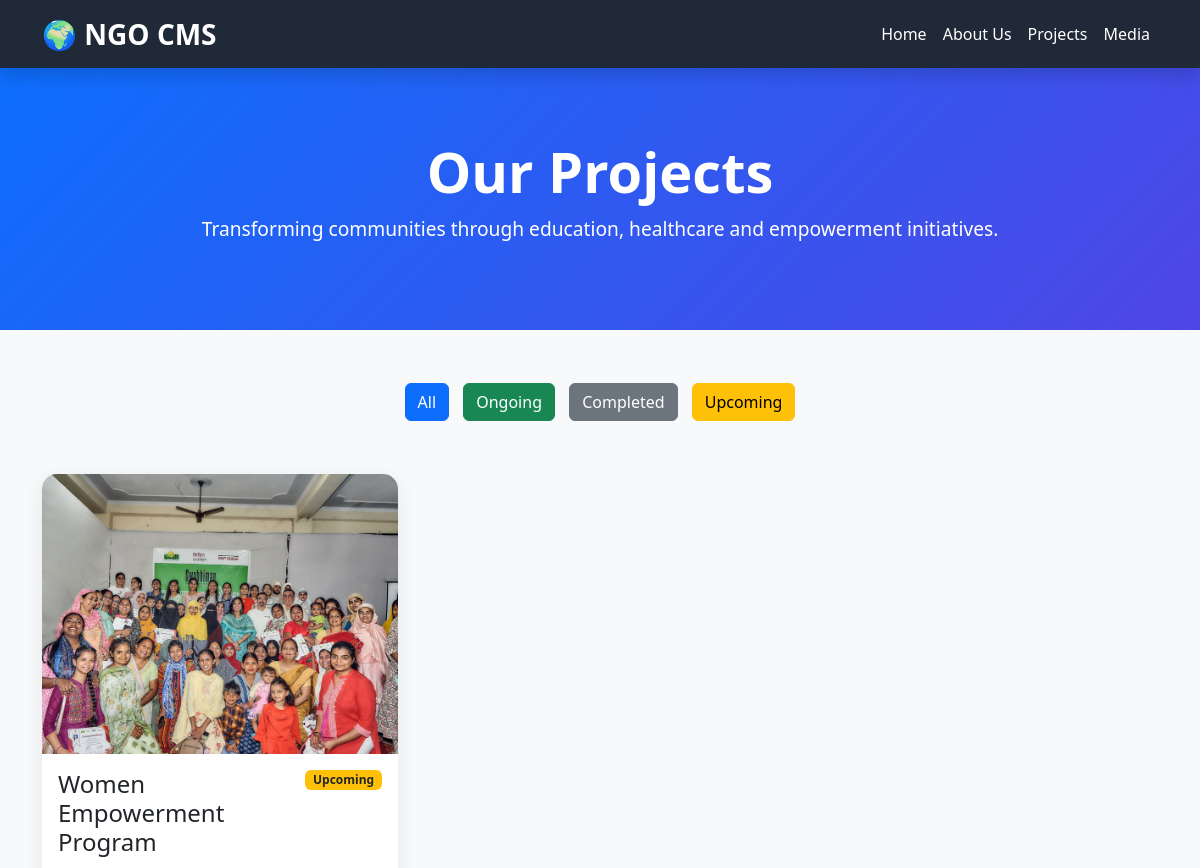
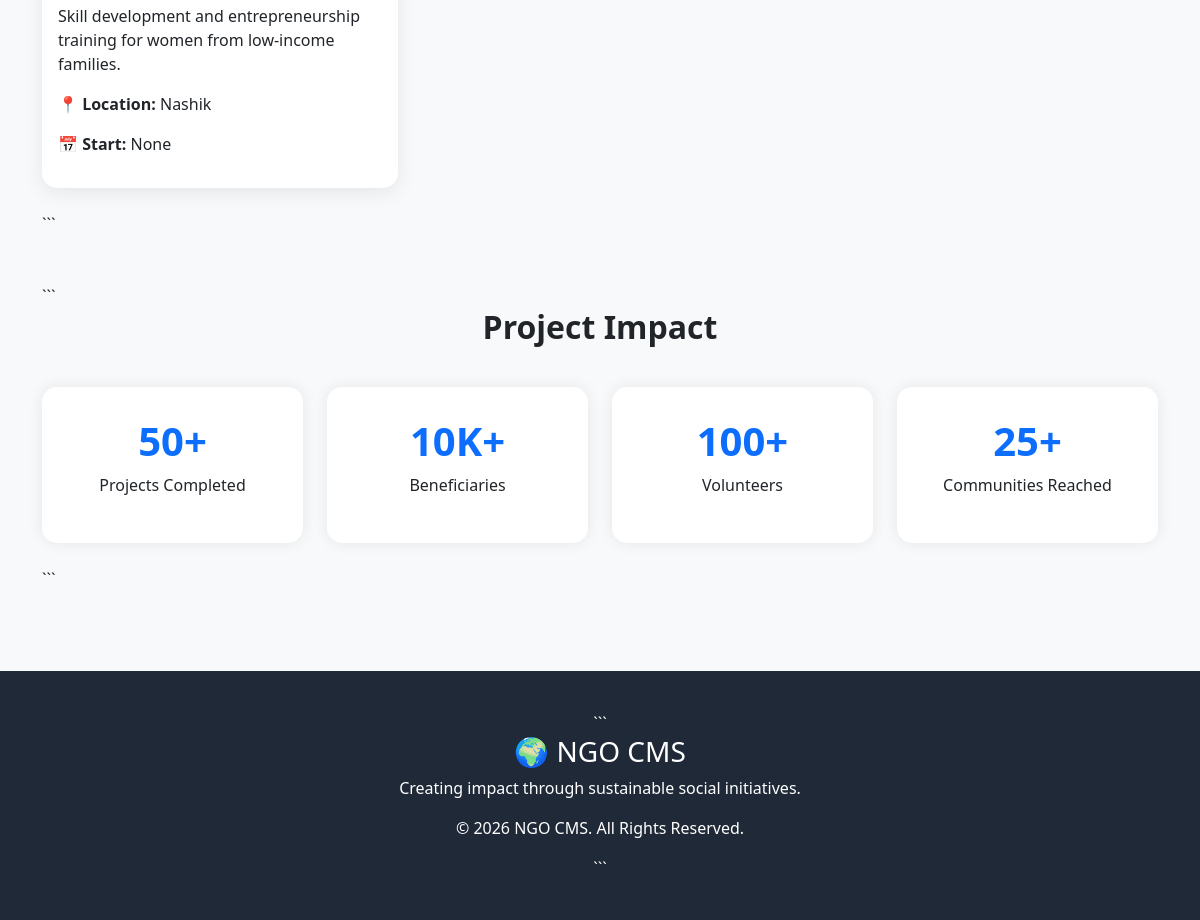
Page /projects/?status=Upcoming on the committed database (2 pictures, top to bottom).
### home/models.py (models this page shows, shortened)
class Project(models.Model):
    STATUS_CHOICES = (
        ('Ongoing', 'Ongoing'),
        ('Completed', 'Completed'),
        ('Upcoming', 'Upcoming'),
    )
    title = models.CharField(max_length=255)
    description = models.TextField()
    status = models.CharField(max_length=20, choices=STATUS_CHOICES)
    start_date = models.DateField(null=True, blank=True)
    end_date = models.DateField(null=True, blank=True)
    location = models.CharField(max_length=255, blank=True)
    image = models.ImageField(upload_to='projects/')

### home/views.py (the view)
# urls.py: path('projects/', projects, name='projects'),
def projects(request):
    status = request.GET.get('status')
    if status:
        project_list = Project.objects.filter(status=status)
    else:
        project_list = Project.objects.all()
    context = {
        'projects': project_list,
    }
    return render(request, 'project.html', context)

### templates/project.html (shortened to what this page needs)
<!DOCTYPE html>
<html lang="en">
<head>
<link href="https://cdn.jsdelivr.net/npm/bootstrap@5.3.3/dist/css/bootstrap.min.css" rel="stylesheet">
</head>
<body>
<nav class="navbar navbar-expand-lg navbar-dark shadow">
    <div class="container">
    <a class="navbar-brand fw-bold fs-3" href="/">
        🌍 NGO CMS
    </a>
    <div class="navbar-nav ms-auto">
    <a class="nav-link text-white" href="/">Home</a>
    <a class="nav-link text-white" href="/about/">About Us</a>
    <a class="nav-link text-white" href="/projects/">Projects</a>
    <a class="nav-link text-white" href="/media/">Media</a>
</div>
</div>
</nav>
<section class="hero">
    <div class="container">
        <h1>Our Projects</h1>
        <p>
            Transforming communities through education,
            healthcare and empowerment initiatives.
        </p>
    </div>
</section>
<div class="container my-5">
<div class="text-center mb-5">
    <a href="/projects/" class="btn btn-primary filter-btn">All</a>
    <a href="/projects/?status=Ongoing"
       class="btn btn-success filter-btn">Ongoing</a>
    <a href="/projects/?status=Completed"
       class="btn btn-secondary filter-btn">Completed</a>
    <a href="/projects/?status=Upcoming"
       class="btn btn-warning filter-btn">Upcoming</a>
</div>
<div class="row">
    {% for project in projects %}
    <div class="col-lg-4 col-md-6 mb-4">
        <div class="card project-card">
            <img src="{{ project.image.url }}" alt="{{ project.title }}">
            <div class="card-body">
                <div class="d-flex justify-content-between align-items-start mb-3">
                    <h4 class="mb-0">
                        {{ project.title }}
                    </h4>
                    {% if project.status == 'Ongoing' %}
                    <span class="badge bg-success">
                        Ongoing
                    </span>
                    {% elif project.status == 'Completed' %}
                    <span class="badge bg-secondary">
                        Completed
                    </span>
                    {% else %}
                    <span class="badge bg-warning text-dark">
                        Upcoming
                    </span>
                    {% endif %}
                </div>
                <p>
                    {{ project.description }}
                </p>
                <p>
                    <strong>📍 Location:</strong>
                    {{ project.location }}
                </p>
                <p>
                    <strong>📅 Start:</strong>
                    {{ project.start_date }}
                </p>
            </div>
        </div>
    </div>
    {% endfor %}
</div>
```
</div>
<div class="container my-5">
```
<h2 class="text-center section-title">
    Project Impact
</h2>
<div class="row">
    <div class="col-md-3 mb-4">
        <div class="stats-box">
            <h1>50+</h1>
            <p>Projects Completed</p>
        </div>
    </div>
    <div class="col-md-3 mb-4">
        <div class="stats-box">
            <h1>10K+</h1>
            <p>Beneficiaries</p>
        </div>
    </div>
    <div class="col-md-3 mb-4">
        <div class="stats-box">
            <h1>100+</h1>
            <p>Volunteers</p>
        </div>
    </div>
    <div class="col-md-3 mb-4">
        <div class="stats-box">
            <h1>25+</h1>
            <p>Communities Reached</p>
        </div>
    </div>
</div>
```
</div>
<footer>
```
<h3>🌍 NGO CMS</h3>
<p>
    Creating impact through sustainable social initiatives.
</p>
<p>
    © 2026 NGO CMS. All Rights Reserved.
</p>
```
</footer>
</body>
</html>

### templates/project.html (style rules this page uses)
body { background:#f8f9fa; }
.navbar { background:#1f2937 !important; }
.hero { background:linear-gradient(135deg,#0d6efd,#4f46e5); color:white; padding:70px 0; text-align:center; }
.hero h1 { font-size:3.5rem; font-weight:700; }
.hero p { font-size:1.2rem; margin-top:10px; }
.filter-btn { margin:5px; }
.project-card { border:none; border-radius:15px; overflow:hidden; box-shadow:0 5px 20px rgba(0,0,0,.08); transition:0.3s; height:100%; }
.project-card img { width:100%; height:280px; object-fit:cover; }
.card-body { display:flex; flex-direction:column; }
.stats-box { background:white; padding:30px; border-radius:15px; box-shadow:0 0 15px rgba(0,0,0,.08); text-align:center; transition:0.3s; }
.stats-box h1 { color:#0d6efd; font-weight:bold; }
footer { background:#1f2937; color:white; padding:40px; margin-top:80px; text-align:center; }
.section-title { font-weight:bold; margin-bottom:40px; }

### rows in the picture
Project: image (picture), title "Women Empowerment Program", status "Upcoming", description "Skill development and entrepreneurship training for women from low-income families.", location "Nashik", start_date "None"
